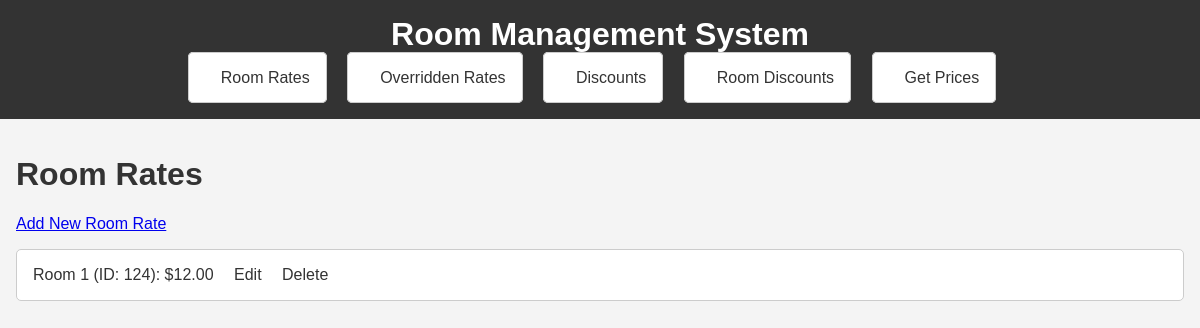
Page /api/ on the committed database.
### rrm_app/models.py (models this page shows, shortened)
class RoomRate(models.Model):
    room_id = models.IntegerField(unique=True)
    room_name = models.CharField(max_length=100)
    default_rate = models.DecimalField(max_digits=10, decimal_places=2)

### rrm_app/views.py (the view)
# urls.py: path('', RoomRateListView.as_view(), name='room_rate_list'),
class RoomRateListView(ListView):
    model = RoomRate
    template_name = 'room_rate_list.html'
    context_object_name = 'room_rates'

### rrm_app/templates/room_rate_list.html (shortened to what this page needs)
{% extends "base_generic.html" %}
{% block content %}
  <h1>Room Rates</h1>
  <a href="{% url 'room_rate_create' %}">Add New Room Rate</a>
  <ul>
    {% for room_rate in room_rates %}
      <li>
        {{ room_rate.room_name }} (ID: {{ room_rate.room_id }}): ${{ room_rate.default_rate }}
        <a href="{% url 'room_rate_update' room_rate.pk %}">Edit</a>
        <a href="{% url 'room_rate_delete' room_rate.pk %}">Delete</a>
      </li>
    {% empty %}
      <li>No room rates available.</li>
    {% endfor %}
  </ul>
{% endblock %}

### static/css/style.css (style rules this page uses)
body { font-family: Arial, sans-serif; margin: 0; padding: 0; background-color: #f4f4f4; color: #333; }
ul { padding: 0; list-style-type: none; }
ul li { background-color: #fff; margin-bottom: 1rem; padding: 1rem; border: 1px solid #ccc; border-radius: 5px; }
ul li a { margin-left: 1rem; color: #333; text-decoration: none; }

### rows in the picture
RoomRate: room_name "Room 1", room_id "124", default_rate "12.00"
